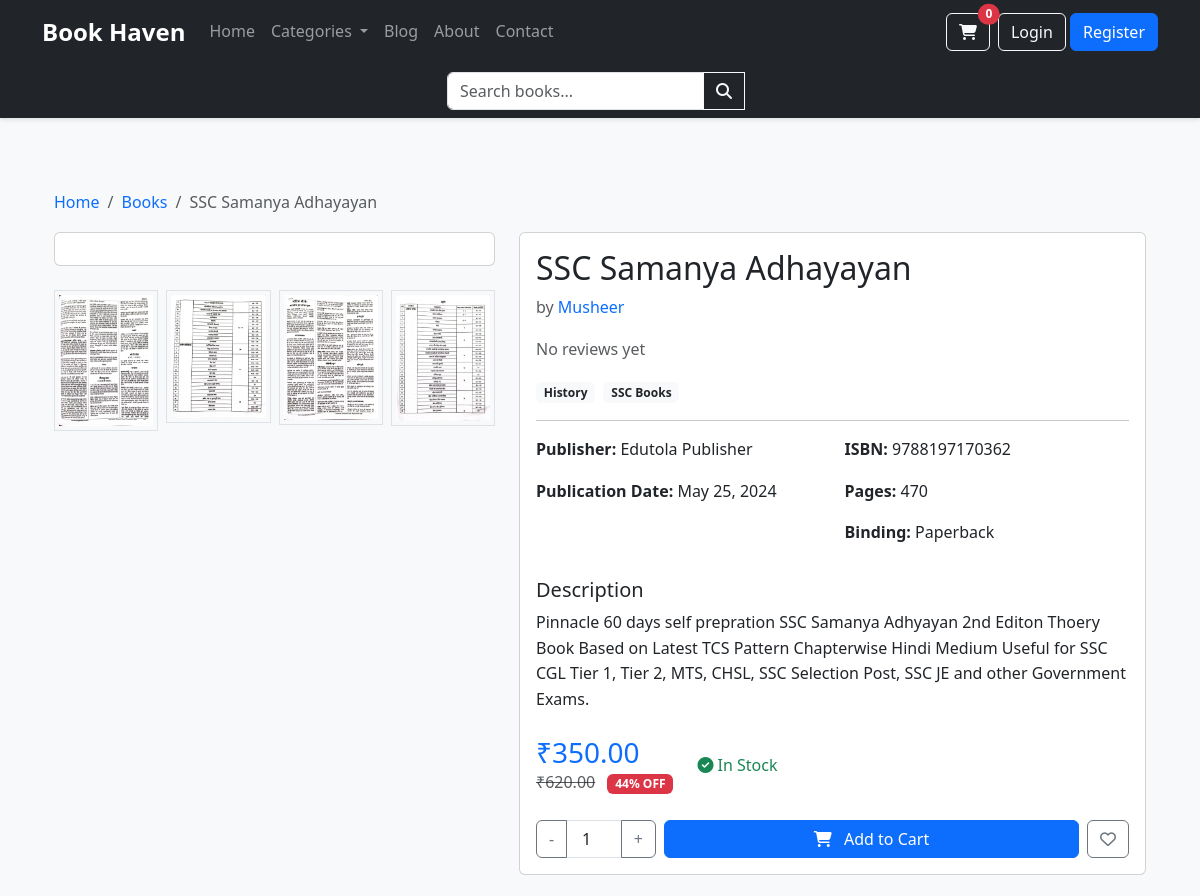
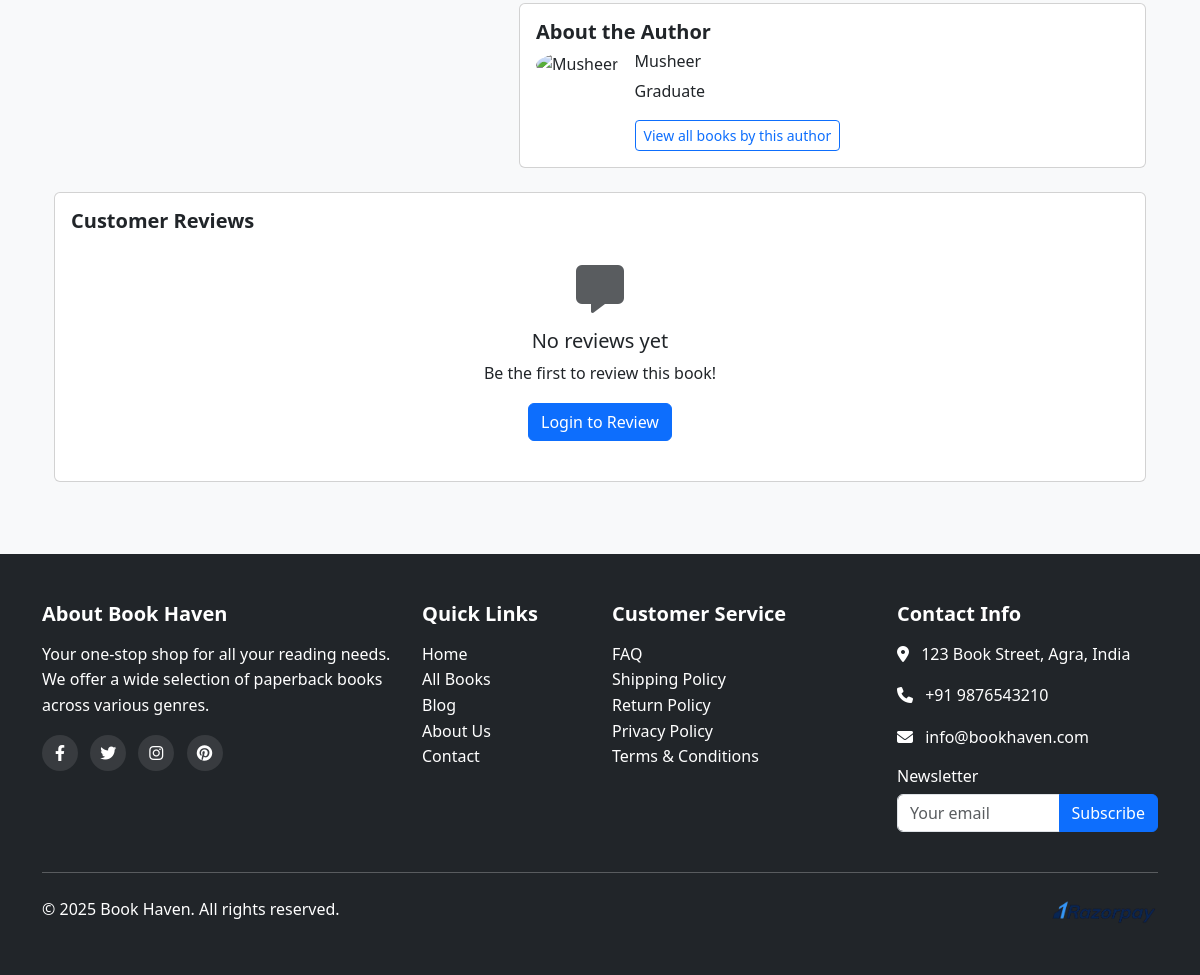
The app's page /products/book.php?id=4 with its own data (2 pictures, top to bottom).
### tables this page shows
CREATE TABLE `books` (
  `book_id` int(11) NOT NULL,
  `isbn` varchar(20) NOT NULL,
  `title` varchar(255) NOT NULL,
  `author_id` int(11) NOT NULL,
  `publisher_id` int(11) NOT NULL,
  `publication_date` date DEFAULT NULL,
  `pages` int(11) DEFAULT NULL,
  `binding_type` enum('Paperback','Hardcover','E-book') DEFAULT NULL,
  `description` text DEFAULT NULL,
  `price` decimal(10,2) NOT NULL,
  `discount_price` decimal(10,2) DEFAULT NULL,
  `stock_quantity` int(11) NOT NULL DEFAULT 0,
  `created_at` timestamp NOT NULL DEFAULT current_timestamp(),
  `updated_at` timestamp NOT NULL DEFAULT current_timestamp() ON UPDATE current_timestamp()
);

CREATE TABLE `authors` (
  `author_id` int(11) NOT NULL,
  `name` varchar(100) NOT NULL,
  `bio` text DEFAULT NULL,
  `photo` varchar(255) DEFAULT NULL
);

CREATE TABLE `categories` (
  `category_id` int(11) NOT NULL,
  `name` varchar(50) NOT NULL,
  `parent_id` int(11) DEFAULT NULL,
  `description` text DEFAULT NULL
);

CREATE TABLE `publishers` (
  `publisher_id` int(11) NOT NULL,
  `name` varchar(100) NOT NULL,
  `description` text DEFAULT NULL,
  `logo` varchar(255) DEFAULT NULL
);

### products/book.php (the view, shortened to what this page needs)
<?php
require_once '../includes/config.php';
$book_id = intval($_GET['id']);
$stmt = $pdo->prepare("
    SELECT b.*, a.name AS author_name, a.bio AS author_bio, p.name AS publisher_name
    FROM books b
    JOIN authors a ON b.author_id = a.author_id
    JOIN publishers p ON b.publisher_id = p.publisher_id
    WHERE b.book_id = ?
");
$stmt->execute([$book_id]);
$book = $stmt->fetch();
$stmt = $pdo->prepare("
    SELECT c.category_id, c.name
    FROM categories c
    JOIN book_categories bc ON c.category_id = bc.category_id
    WHERE bc.book_id = ?
");
$stmt->execute([$book_id]);
$categories = $stmt->fetchAll();
$stmt = $pdo->prepare("
    SELECT r.*, u.name AS user_name
    FROM reviews r
    JOIN users u ON r.user_id = u.user_id
    WHERE r.book_id = ?
    ORDER BY r.review_date DESC
    LIMIT 5
");
$stmt->execute([$book_id]);
$reviews = $stmt->fetchAll();
$stmt = $pdo->prepare("SELECT AVG(rating) AS avg_rating, COUNT(*) AS review_count FROM reviews WHERE book_id = ?");
$stmt->execute([$book_id]);
$rating_info = $stmt->fetch();
$in_wishlist = false;
$has_purchased = false;
require_once '../includes/header.php';
?>
<div class="container py-5">
    <nav aria-label="breadcrumb">
        <ol class="breadcrumb">
            <li class="breadcrumb-item"><a href="<?php echo SITE_URL; ?>">Home</a></li>
            <li class="breadcrumb-item"><a href="<?php echo SITE_URL; ?>/products/">Books</a></li>
            <li class="breadcrumb-item active" aria-current="page"><?php echo htmlspecialchars($book['title']); ?></li>
        </ol>
    </nav>
    <div class="row">
        <div class="col-md-5">
            <div class="card mb-4">
                <div class="card-body text-center">
                </div>
            </div>
            <div class="row g-2 gallery">
                <div class="col-3">
                    <a href="#" class="d-block border p-1">
                        <img src="<?php echo SITE_URL; ?>/assets/images/books/<?php echo $book['isbn']; ?>_1.jpg" alt="<?php echo htmlspecialchars($book['title']); ?>" class="img-fluid">
                    </a>
                </div>
                <div class="col-3">
                    <a href="#" class="d-block border p-1">
                        <img src="<?php echo SITE_URL; ?>/assets/images/books/<?php echo $book['isbn']; ?>_2.jpg" alt="<?php echo htmlspecialchars($book['title']); ?>" class="img-fluid">
                    </a>
                </div>
                <div class="col-3">
                    <a href="#" class="d-block border p-1">
                        <img src="<?php echo SITE_URL; ?>/assets/images/books/<?php echo $book['isbn']; ?>_3.jpg" alt="<?php echo htmlspecialchars($book['title']); ?>" class="img-fluid">
                    </a>
                </div>
                <div class="col-3">
                    <a href="#" class="d-block border p-1">
                        <img src="<?php echo SITE_URL; ?>/assets/images/books/<?php echo $book['isbn']; ?>_4.jpg" alt="<?php echo htmlspecialchars($book['title']); ?>" class="img-fluid">
                    </a>
                </div>
            </div>
        </div>
        <div class="col-md-7">
            <div class="card mb-4">
                <div class="card-body">
                    <h1 class="h2"><?php echo htmlspecialchars($book['title']); ?></h1>
                    <p class="text-muted">by <a href="<?php echo SITE_URL; ?>/author/<?php echo strtolower(str_replace(' ', '-', $book['author_name'])); ?>"><?php echo htmlspecialchars($book['author_name']); ?></a></p>
                    <div class="d-flex align-items-center mb-3">
                        <?php if ($rating_info['avg_rating']) : ?>
                            <div class="rating-stars me-2">
                                <?php
                                $full_stars = floor($rating_info['avg_rating']);
                                $half_star = ceil($rating_info['avg_rating'] - $full_stars);
                                $empty_stars = 5 - $full_stars - $half_star;
                                for ($i = 0; $i < $full_stars; $i++) {
                                    echo '<i class="fas fa-star text-warning"></i>';
                                }
                                if ($half_star) {
                                    echo '<i class="fas fa-star-half-alt text-warning"></i>';
                                }
                                for ($i = 0; $i < $empty_stars; $i++) {
                                    echo '<i class="far fa-star text-warning"></i>';
                                }
                                ?>
                            </div>
                            <span class="me-2"><?php echo number_format($rating_info['avg_rating'], 1); ?></span>
                            <a href="#reviews" class="text-muted">(<?php echo $rating_info['review_count']; ?> reviews)</a>
                        <?php else : ?>
                            <span class="text-muted">No reviews yet</span>
                        <?php endif; ?>
                    </div>
                    <div class="mb-3">
                        <?php foreach ($categories as $category) : ?>
                            <a href="<?php echo SITE_URL; ?>/products/category.php?id=<?php echo $category['category_id']; ?>" class="badge bg-light text-dark me-1">
                                <?php echo htmlspecialchars($category['name']); ?>
                            </a>
                        <?php endforeach; ?>
                    </div>
                    <hr>
                    <div class="row mb-3">
                        <div class="col-md-6">
                            <p><strong>Publisher:</strong> <?php echo htmlspecialchars($book['publisher_name']); ?></p>
                            <p><strong>Publication Date:</strong> <?php echo date('F j, Y', strtotime($book['publication_date'])); ?></p>
                        </div>
                        <div class="col-md-6">
                            <p><strong>ISBN:</strong> <?php echo htmlspecialchars($book['isbn']); ?></p>
                            <p><strong>Pages:</strong> <?php echo number_format($book['pages']); ?></p>
                            <p><strong>Binding:</strong> <?php echo htmlspecialchars($book['binding_type']); ?></p>
                        </div>
                    </div>
                    <div class="mb-4">
                        <h5 class="mb-2">Description</h5>
                        <p><?php echo nl2br(htmlspecialchars($book['description'])); ?></p>
                    </div>
                    <div class="d-flex align-items-center mb-4">
                        <div class="me-4">
                            <?php if ($book['discount_price']) : ?>
                                <h3 class="text-primary mb-0">₹<?php echo number_format($book['discount_price'], 2); ?></h3>
                                <del class="text-muted">₹<?php echo number_format($book['price'], 2); ?></del>
                                <span class="badge bg-danger ms-2"><?php echo round((($book['price'] - $book['discount_price']) / $book['price'] * 100)); ?>% OFF</span>
                            <?php else : ?>
                                <h3 class="text-primary mb-0">₹<?php echo number_format($book['price'], 2); ?></h3>
                            <?php endif; ?>
                        </div>
                        <div class="stock-status">
                            <?php if ($book['stock_quantity'] > 0) : ?>
                                <span class="text-success"><i class="fas fa-check-circle"></i> In Stock</span>
                            <?php else : ?>
                                <span class="text-danger"><i class="fas fa-times-circle"></i> Out of Stock</span>
                            <?php endif; ?>
                        </div>
                    </div>
                    <div class="d-flex gap-2">
                        <div class="input-group" style="width: 120px;">
                            <button class="btn btn-outline-secondary quantity-minus" type="button">-</button>
                            <input type="number" class="form-control text-center quantity-input" value="1" min="1" max="10">
                            <button class="btn btn-outline-secondary quantity-plus" type="button">+</button>
                        </div>
                        <button class="btn btn-primary flex-grow-1 add-to-cart" data-book-id="<?php echo $book['book_id']; ?>" <?php echo $book['stock_quantity'] <= 0 ? 'disabled' : ''; ?>>
                            <i class="fas fa-shopping-cart me-2"></i> Add to Cart
                        </button>
                        <button class="btn btn-outline-secondary wishlist-toggle" data-book-id="<?php echo $book['book_id']; ?>" title="<?php echo $in_wishlist ? 'Remove from Wishlist' : 'Add to Wishlist'; ?>">
                            <i class="<?php echo $in_wishlist ? 'fas' : 'far'; ?> fa-heart"></i>
                        </button>
                    </div>
                </div>
            </div>
            <div class="card mb-4">
                <div class="card-body">
                    <h5 class="card-title">About the Author</h5>
                    <div class="d-flex">
                        <div class="flex-shrink-0 me-3">
                            <img src="<?php echo SITE_URL; ?>/assets/images/authors/<?php echo strtolower(str_replace(' ', '-', $book['author_name'])); ?>.jpg" alt="<?php echo htmlspecialchars($book['author_name']); ?>" class="rounded-circle" width="80">
                        </div>
                        <div class="flex-grow-1">
                            <h6><?php echo htmlspecialchars($book['author_name']); ?></h6>
                            <p><?php echo nl2br(htmlspecialchars($book['author_bio'])); ?></p>
                            <a href="<?php echo SITE_URL; ?>/author/<?php echo strtolower(str_replace(' ', '-', $book['author_name'])); ?>" class="btn btn-sm btn-outline-primary">
                                View all books by this author
                            </a>
                        </div>
                    </div>
                </div>
            </div>
        </div>
    </div>
    <div class="row" id="reviews">
        <div class="col-12">
            <div class="card">
                <div class="card-body">
                    <h5 class="card-title">Customer Reviews</h5>
                    <?php if (count($reviews) > 0) : ?>
                        <div class="review-list">
                            <?php foreach ($reviews as $review) : ?>
                                <div class="review-item mb-4 pb-4 border-bottom">
                                    <div class="d-flex justify-content-between mb-2">
                                        <div>
                                            <strong><?php echo htmlspecialchars($review['user_name']); ?></strong>
                                            <div class="rating-stars">
                                                <?php
                                                for ($i = 1; $i <= 5; $i++) {
                                                    if ($i <= $review['rating']) {
                                                        echo '<i class="fas fa-star text-warning"></i>';
                                                    } else {
                                                        echo '<i class="far fa-star text-warning"></i>';
                                                    }
                                                }
                                                ?>
                                            </div>
                                        </div>
                                        <small class="text-muted"><?php echo date('F j, Y', strtotime($review['review_date'])); ?></small>
                                    </div>
                                    <p><?php echo nl2br(htmlspecialchars($review['comment'])); ?></p>
                                </div>
                            <?php endforeach; ?>
                        </div>
                        <a href="<?php echo SITE_URL; ?>/products/reviews.php?book_id=<?php echo $book_id; ?>" class="btn btn-outline-primary">See All Reviews</a>
                    <?php else : ?>
                        <div class="text-center py-4">
                            <i class="fas fa-comment-alt fa-3x text-muted mb-3"></i>
                            <h5>No reviews yet</h5>
                            <p>Be the first to review this book!</p>
                            <?php if (isset($_SESSION['user_id'])) : ?>
                                <?php if ($has_purchased) : ?>
                                    <button class="btn btn-primary" data-bs-toggle="modal" data-bs-target="#reviewModal">
                                        Write a Review
                                    </button>
                                <?php else : ?>
                                    <p class="text-muted">You must purchase this book to review it</p>
                                <?php endif; ?>
                            <?php else : ?>
                                <a href="<?php echo SITE_URL; ?>/user/login.php?return_to=<?php echo urlencode($_SERVER['REQUEST_URI']); ?>" class="btn btn-primary">
                                    Login to Review
                                </a>
                            <?php endif; ?>
                        </div>
                    <?php endif; ?>
                </div>
            </div>
        </div>
    </div>
</div>
<?php require_once '../includes/footer.php'; ?>

### records on screen
books: title "SSC Samanya Adhayayan", isbn (picture), author.name "Musheer", publisher.name "Edutola Publisher", publication_date "May 25, 2024", isbn "9788197170362", pages "470", binding_type "Paperback", description "Pinnacle 60 days self prepration SSC Samanya Adhyayan 2nd Editon Thoery Book Based on Latest TCS Pattern Chapterwise Hindi Medium Useful for SSC CGL Tier 1, Tier 2, MTS, CHSL, SSC Selection Post, SSC JE and other Government Exams.", discount_price "350.00", price "620.00", ($book['price'] - $book['discount_price']) / $book['price'] * 100 "44", author.bio "Graduate"
categories: name "History"
categories: name "SSC Books"

### other values on screen
SITE_NAME "Book Haven"
$cart_count ?: 0 "0"
